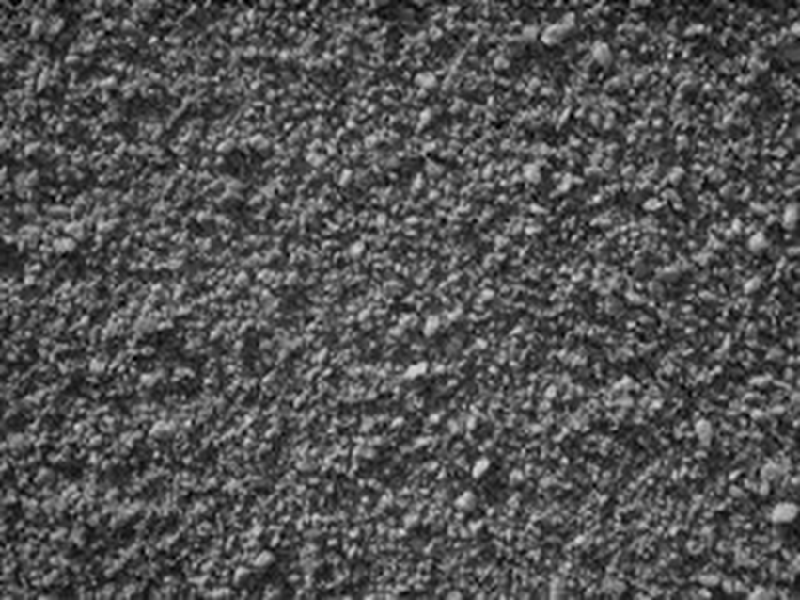
//> input picture sonar_sim_cloud/cloudImgs/stucci1.jpg, 800 x 600 px
$ ./HOGsobel ../sonar_sim_cloud/cloudImgs/stucci1.jpg   (built with g++ and OpenCV 4)
//> lines starting //> are read from the running program, lines starting //| are printed output that depends on the picture
/**
 * @file CannyDetector_Demo.cpp
 * @brief Sample code showing how to detect edges using the Canny Detector
 * @author OpenCV team
 */

#include "opencv2/imgproc/imgproc.hpp"
#include "opencv2/highgui/highgui.hpp"
#include <stdlib.h>
#include <stdio.h>
#include <iostream>
#include <cmath>

#define PI 3.14159265359

using namespace cv;
using namespace std;

Mat src, src_gray, dst;

int main( int, char** argv )
{
  /// Load an image
  src = imread( argv[1] );
//> src is the input picture: 600 rows x 800 cols, CV_8UC3; min 0, max 223, mean 82.3

  if( !src.data )
    { return -1; }


  /// Create a matrix of the same type and size as src (for dst)
  dst.create( src.size(), src.type() );

  /// Convert the image to grayscale
  cvtColor( src, src_gray, COLOR_BGR2GRAY );

  //DEBUG
  //float temp[5][5] = {{1, 2, 3, 4, 5},{6,7,8,9,10},{1,2,3,4,5},{1,2,3,4,5},{11,12,13,14,15}};
  //src_gray = Mat(5,5,CV_32F, temp);
   //END DEBUG

   //std::cout << "SRC GRAY:" << endl << src_gray << endl;

  /// Create a window
  namedWindow("Input Image", WINDOW_AUTOSIZE );
  namedWindow("Histogram", WINDOW_NORMAL);

  Mat dx(src_gray.rows, src_gray.cols, CV_32F);
  Mat dy(src_gray.rows, src_gray.cols, CV_32F);
  int aperture_size = 3;

  Sobel(src_gray, dx, CV_32F, 1, 0, aperture_size, 1, 0, cv::BORDER_REPLICATE);
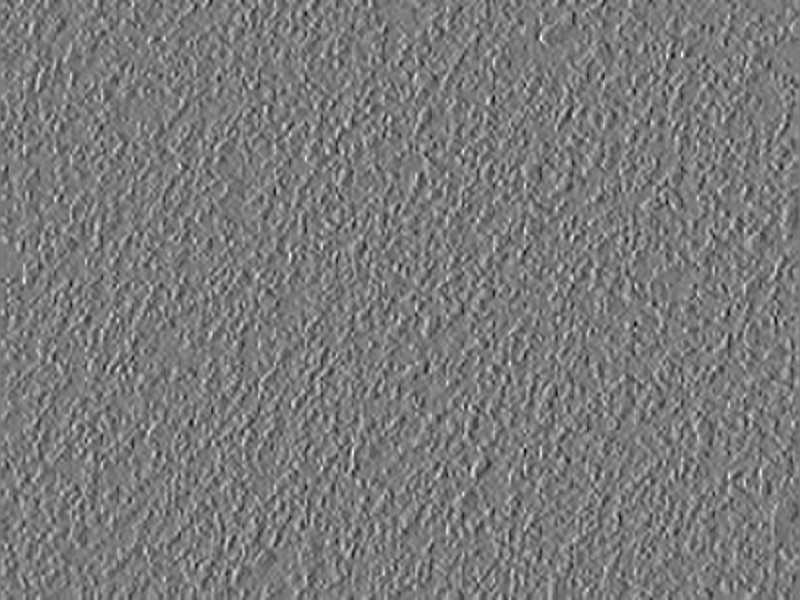
//> dx: 600 rows x 800 cols, CV_32FC1; min -454, max 491, mean 0; drawn with min black and max white
  Sobel(src_gray, dy, CV_32F, 0, 1, aperture_size, 1, 0, cv::BORDER_REPLICATE);
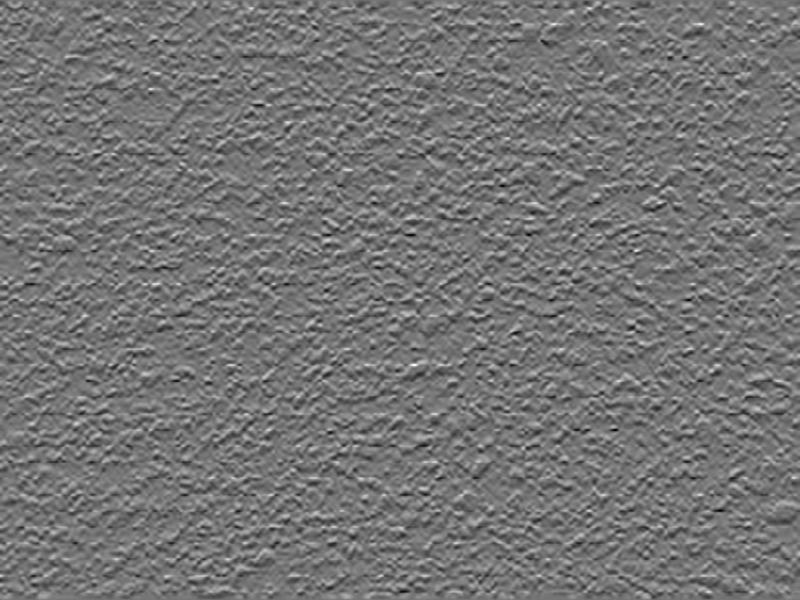
//> dy: 600 rows x 800 cols, CV_32FC1; min -429, max 508, mean 0.2; drawn with min black and max white

  //std::cout << "DX" << endl << dx << endl;
  //std::cout << "DY" << endl << dy << endl;

  Mat grad_mag(src_gray.rows, src_gray.cols, CV_32F);
  Mat grad_ang(src_gray.rows, src_gray.cols, CV_32F);

  float* dx_ptr = dx.ptr<float>(0);
  float* dy_ptr = dy.ptr<float>(0);
  float* mag_ptr = grad_mag.ptr<float>(0);
  float* ang_ptr = grad_ang.ptr<float>(0);

  //Calculate the gradient magnitudes and angles
  for(long i = 0; i<src_gray.rows*src_gray.cols; i++)
    {
      mag_ptr[i] = sqrt(dx_ptr[i]*dx_ptr[i] + dy_ptr[i]*dy_ptr[i]);
      ang_ptr[i] = atan(dy_ptr[i]/dx_ptr[i]);
    }
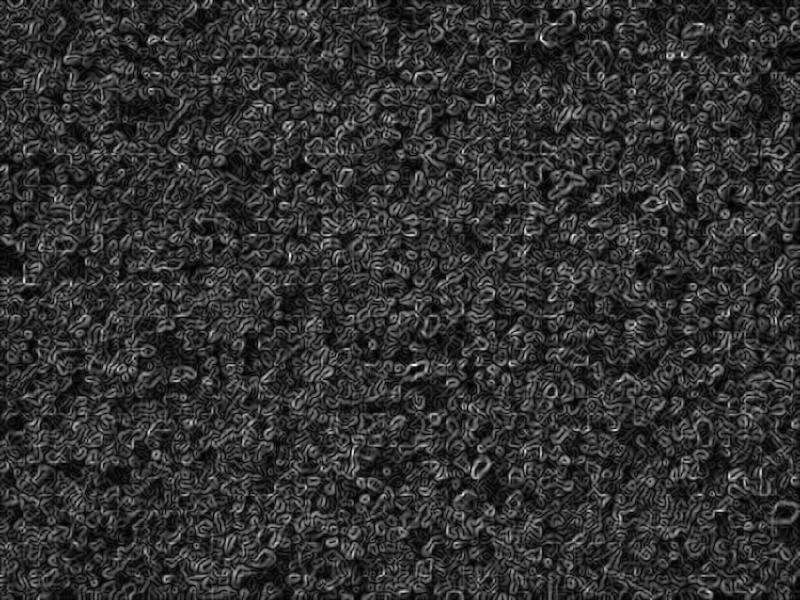
//> grad_mag: 600 rows x 800 cols, CV_32FC1; min 0, max 508.2, mean 99.3; drawn with min black and max white
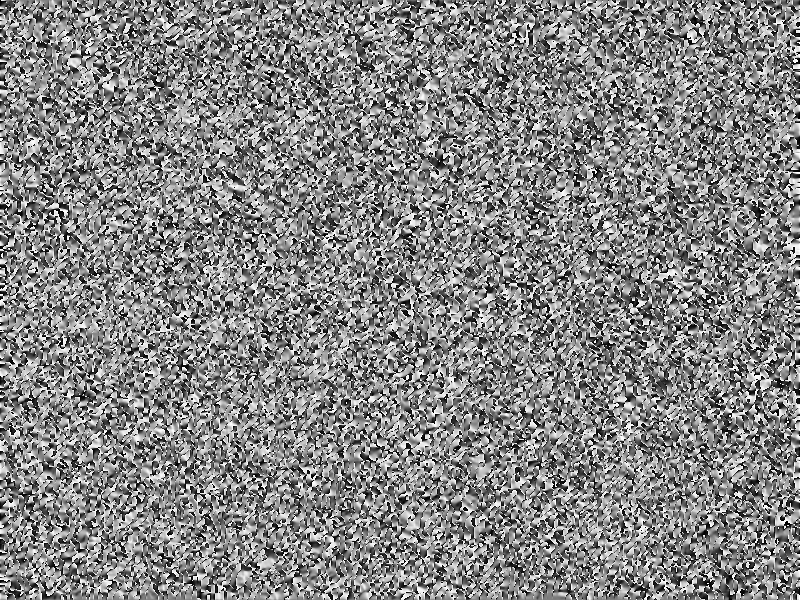
//> grad_ang: 600 rows x 800 cols, CV_32FC1; 0.01% of the values are NaN or infinite; the others: min -1.57, max 1.57, mean 0.0665; drawn with min black, max white, NaN and infinite black

  //std::cout << "MAG:" << endl << grad_mag << endl;
  //std::cout << "ANG:" << endl << grad_ang << endl;

  vector<Mat> tempchannels;
  Mat grad_channels;
  tempchannels.push_back(grad_mag);
  tempchannels.push_back(grad_ang);
  merge(tempchannels, grad_channels); //Create 1 Mat with both mag and angle

  //std::cout << "MERGED:" << endl << grad_channels << endl;

  int ang_bins = 8;
  int mag_bins = 50;
  int histSize[] = {mag_bins, ang_bins};
  float mag_ranges[] = {0,50};
  float ang_ranges[] = {-PI,PI};
  const float* ranges[] = {mag_ranges, ang_ranges};
  int channels[] = {0,1};
  MatND histogram;
  calcHist(&grad_channels, 1, channels, Mat(), histogram, 2, histSize, ranges, true, false);
  normalize(histogram, histogram, 0, 1, NORM_MINMAX, -1, Mat());

  cout << histogram << endl;
//| [0.044932079, 0, 0, 0, 0, 0, 0, 0;
//|  0, 0, 0.096133746, 0, 0.082549632, 0, 0, 0;
//|  0, 0.03657262, 0.084639497, 0.081504703, 0.094043888, 0.049111806, 0, 0;
//|  0, 0, 0.085684426, 0.067920581, 0.083594561, 0.077324972, 0, 0;
//> (the first 4 of 24 printed lines)
  imshow("Histogram", histogram);
  imshow("Input Image", src);

  /// Wait until user exit program by pressing a key
  waitKey(0);

  return 0;
}

$ run again, on sonar_sim_cloud/cloudImgs/cloud1.png
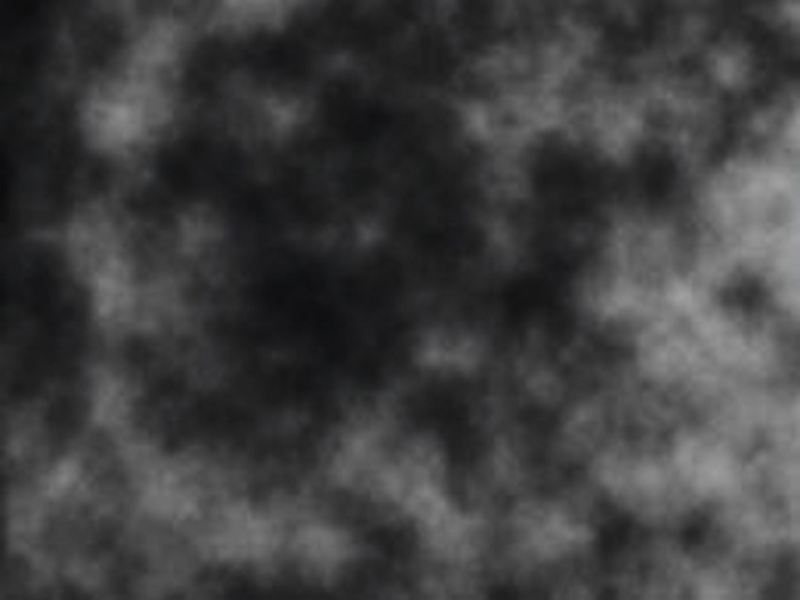
//> input picture sonar_sim_cloud/cloudImgs/cloud1.png, 800 x 600 px
//> src is the input picture: 600 rows x 800 cols, CV_8UC3; mean B, G, R 63.7, 63.2, 63.2
//> after the loop `for(long i = 0; i<src_gray.rows*src_gray.cols; i++)`:
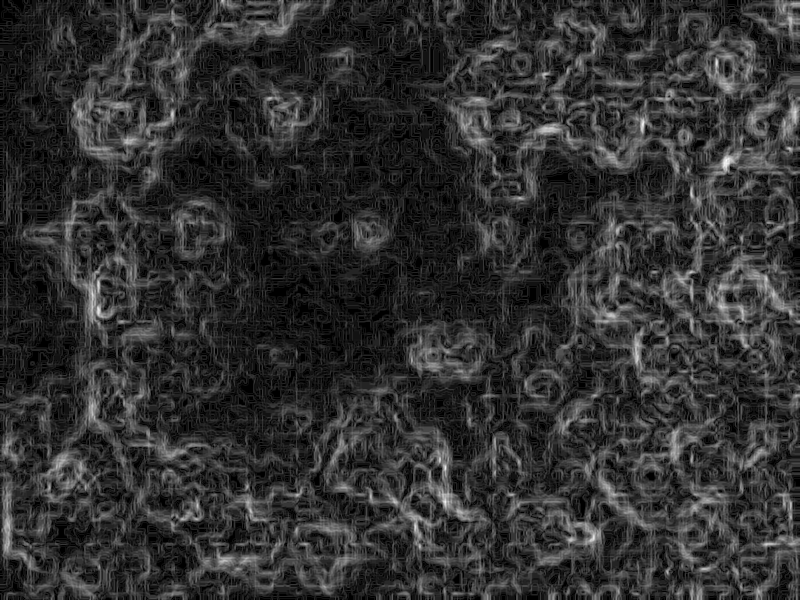
//> grad_mag: 600 rows x 800 cols, CV_32FC1; min 0, max 55.32, mean 10.7; drawn with min black and max white
//> after the loop `for(long i = 0; i<src_gray.rows*src_gray.cols; i++)`:
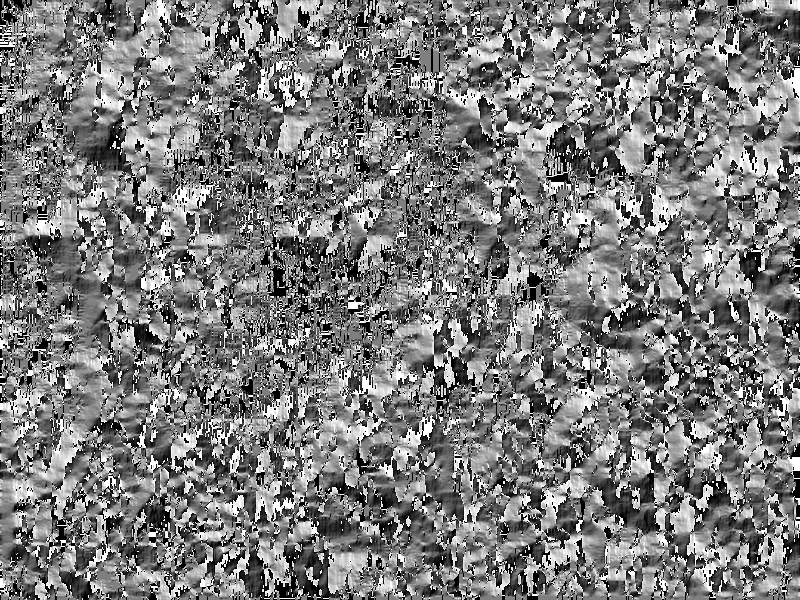
//> grad_ang: 600 rows x 800 cols, CV_32FC1; 3.11% of the values are NaN or infinite; the others: min -1.57, max 1.57, mean 0.0056; drawn with min black, max white, NaN and infinite black
//| [0.84195983, 0, 0, 0, 0, 0, 0, 0;
//|  0, 0, 0.31224626, 0, 0.3134867, 0, 0, 0;
//|  0, 0.097428955, 0.18143888, 0.24126071, 0.19068561, 0.099402346, 0, 0;
//|  0, 0, 0.21352051, 0.25129679, 0.24898511, 0.21741091, 0, 0;
//> (the first 4 of 24 printed lines)

$ run again, on sonar_sim_cloud/cloudImgs/cloud2.png
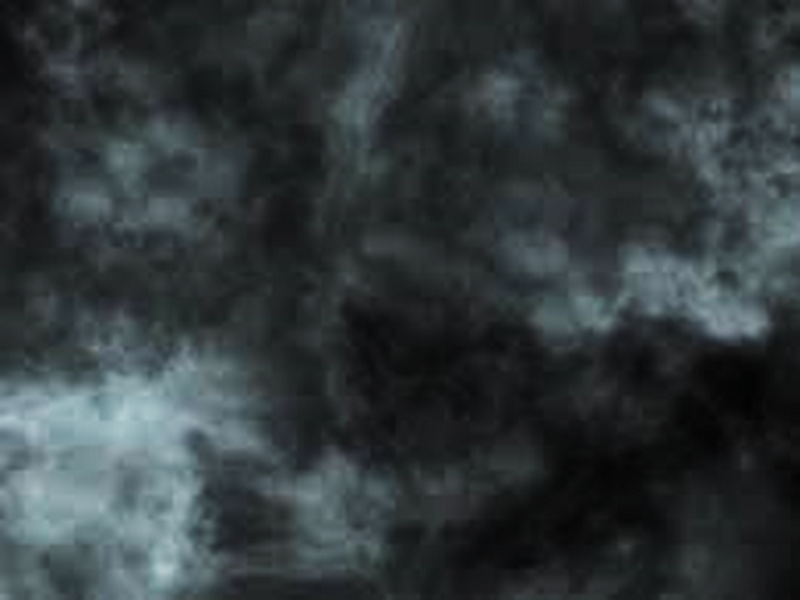
//> input picture sonar_sim_cloud/cloudImgs/cloud2.png, 800 x 600 px
//> src is the input picture: 600 rows x 800 cols, CV_8UC3; mean B, G, R 58.4, 56.2, 48.9
//> after the loop `for(long i = 0; i<src_gray.rows*src_gray.cols; i++)`:
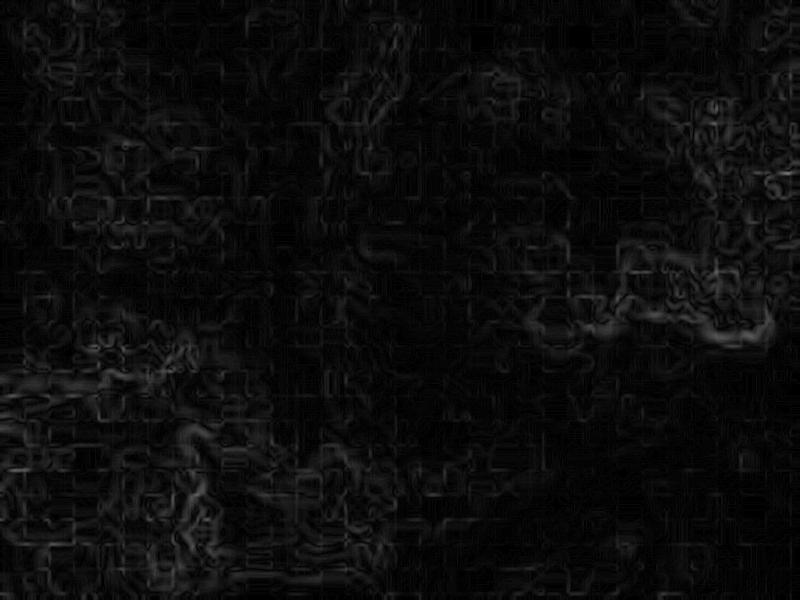
//> grad_mag: 600 rows x 800 cols, CV_32FC1; min 0, max 116, mean 12.2
//> after the loop `for(long i = 0; i<src_gray.rows*src_gray.cols; i++)`:
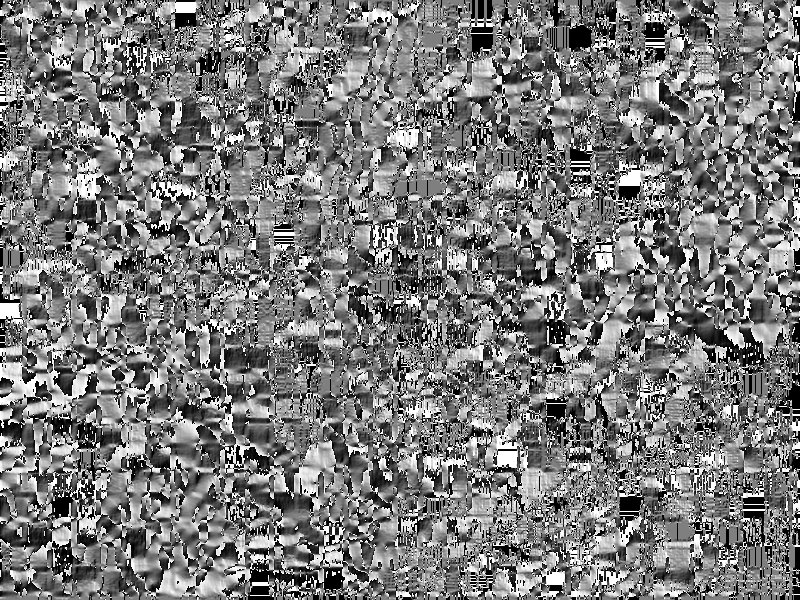
//> grad_ang: 600 rows x 800 cols, CV_32FC1; 3.38% of the values are NaN or infinite; the others: min -1.57, max 1.57, mean -0.00772; drawn with min black, max white, NaN and infinite black
//| [0.91629982, 0, 0, 0, 0, 0, 0, 0;
//|  0, 0, 0.30754036, 0, 0.30612937, 0, 0, 0;
//|  0, 0.1065583, 0.15989389, 0.24111073, 0.1634496, 0.1118072, 0, 0;
//|  0, 0, 0.21780111, 0.24613386, 0.25200361, 0.22621062, 0, 0;
//> (the first 4 of 24 printed lines)

$ run again, on sonar_sim_cloud/cloudImgs/cloud3.png
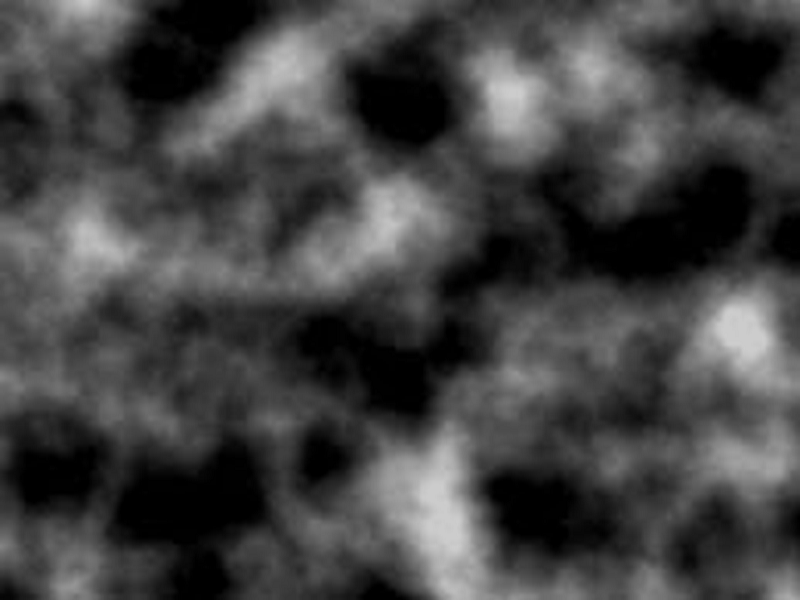
//> input picture sonar_sim_cloud/cloudImgs/cloud3.png, 800 x 600 px
//> src is the input picture: 600 rows x 800 cols, CV_8UC3; min 0, max 205, mean 67
//> after the loop `for(long i = 0; i<src_gray.rows*src_gray.cols; i++)`:
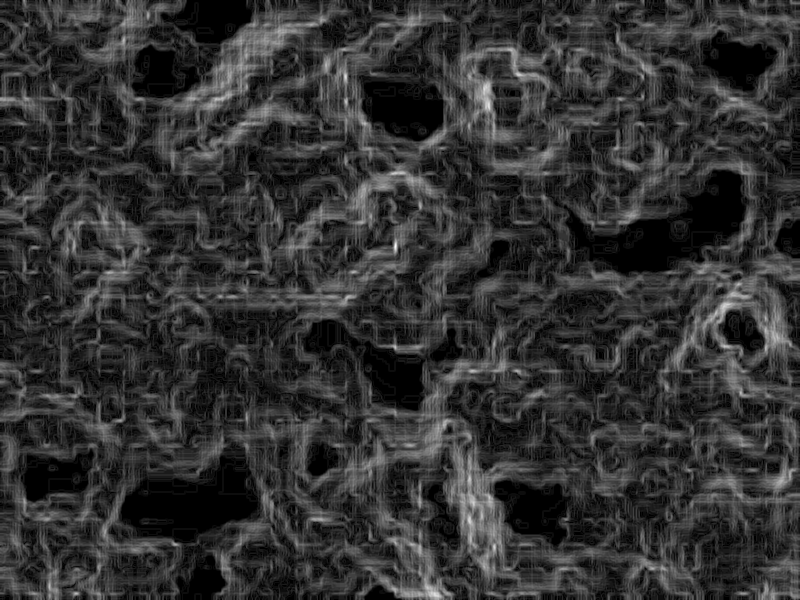
//> grad_mag: 600 rows x 800 cols, CV_32FC1; min 0, max 77.88, mean 15.4; drawn with min black and max white
//> after the loop `for(long i = 0; i<src_gray.rows*src_gray.cols; i++)`:
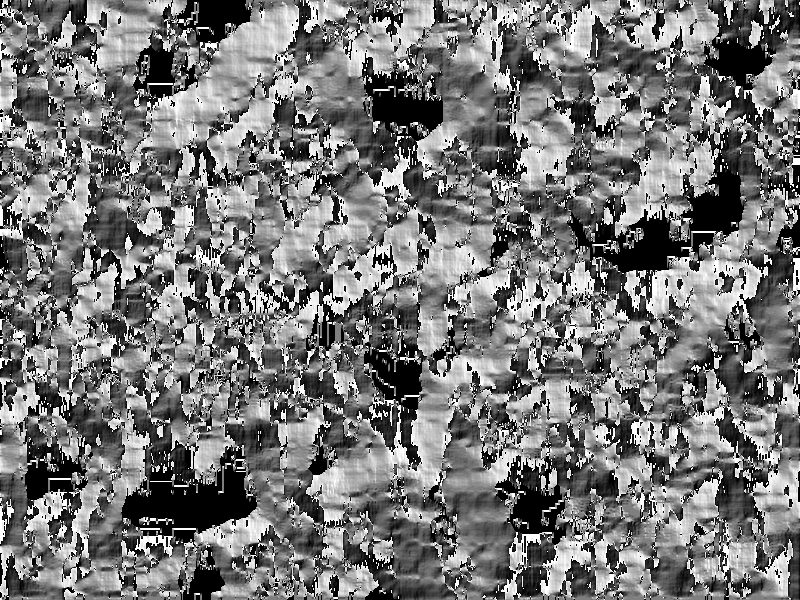
//> grad_ang: 600 rows x 800 cols, CV_32FC1; 6.38% of the values are NaN or infinite; the others: min -1.57, max 1.57, mean 0.00306; drawn with min black, max white, NaN and infinite black
//| [1, 0, 0, 0, 0, 0, 0, 0;
//|  0, 0, 0.081168517, 0, 0.078619748, 0, 0, 0;
//|  0, 0.027513644, 0.046008565, 0.053328108, 0.044962913, 0.026206583, 0, 0;
//|  0, 0, 0.057053234, 0.063980661, 0.062542893, 0.058066204, 0, 0;
//> (the first 4 of 24 printed lines)
